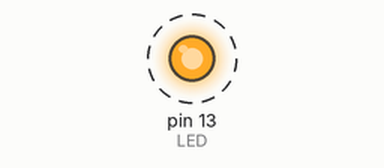
A sketch run on a simulated Arduino Uno, built with avr-gcc and run on an emulated ATmega328P. Parts: output pins drawn as LEDs (lit = HIGH). Dashed ring = blinking.

Above: at 0.05 s.
Timing chart, 0 to 3.0 s (numbered marks = the images above):
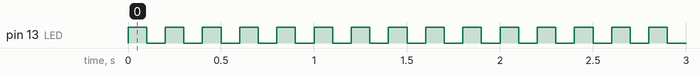

The sketch:

arduino_ports_registers.ino
```cpp
void setup() {
    // Set pin 13 (PB5) as an output
    DDRB |= (1 << DDB5); // DDB5 is the bit in DDRB corresponding to PB5

    // Alternatively, you could use:
    // DDRB = DDRB | (1 << PB5); // Same as DDRB |= (1 << DDB5)
}

void loop() {
    // Turn the LED on
    PORTB |= (1 << PORTB5); // Set PB5 high to turn on the LED

    // Wait for a second
    delay(100);

    // Turn the LED off
    PORTB &= ~(1 << PORTB5); // Set PB5 low to turn off the LED

    // Wait for a second
    delay(100);
}

/*
//Registers
DDR (Data Direction Register): Determines whether each pin is an input or output.
PORT: Controls the output state of each pin (HIGH or LOW).
PIN: Reads the input state of each pin.
//Port Mapping
PORTB: Controls digital pins 8 to 13.
PORTC: Controls analog input pins (A0 to A5).
PORTD: Controls digital pins 0 to 7.
*/
```

Measured:
- by itself, pin 13 (LED): alternates HIGH for 0.10 s and LOW for 0.10 s
